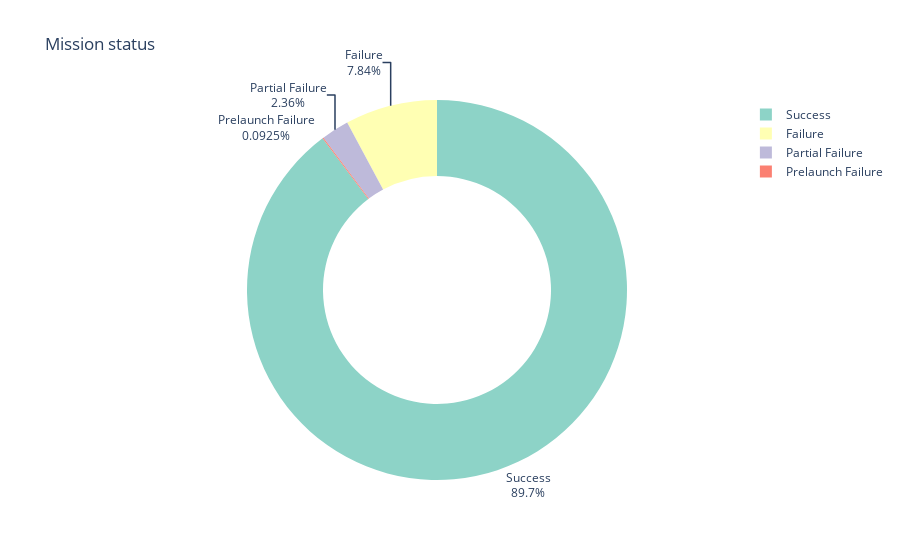

The notebook cell this image was saved under:
### Code cell
df_mission = by_mission.reset_index()
df_mission.columns = ["status", "count"]

fig = px.pie(
    df_mission,
    names="status",
    values="count",
    title="Mission status",
    hole=0.6,
    color_discrete_sequence=px.colors.qualitative.Set3,
)
fig.update_traces(textposition="outside", textinfo="percent+label")
fig.show()

### Figure 1 — Plotly figure (JSON) as saved in the notebook; plotly's stock layout.template omitted (floating-point values rounded to 4 significant figures)
{"data": [{"domain": {"x": [0, 1], "y": [0, 1]}, "hole": 0.6, "hovertemplate": "status=%{label}<br>count=%{value}<extra></extra>", "labels": ["Success", "Failure", "Partial Failure", "Prelaunch Failure"], "legendgroup": "", "name": "", "showlegend": true, "textinfo": "percent+label", "textposition": "outside", "type": "pie", "values": [3879, 339, 102, 4]}], "layout": {"legend": {"tracegroupgap": 0}, "piecolorway": ["rgb(141,211,199)", "rgb(255,255,179)", "rgb(190,186,218)", "rgb(251,128,114)", "rgb(128,177,211)", "rgb(253,180,98)", "rgb(179,222,105)", "rgb(252,205,229)", "rgb(217,217,217)", "rgb(188,128,189)", "rgb(204,235,197)", "rgb(255,237,111)"], "title": {"text": "Mission status"}}}
